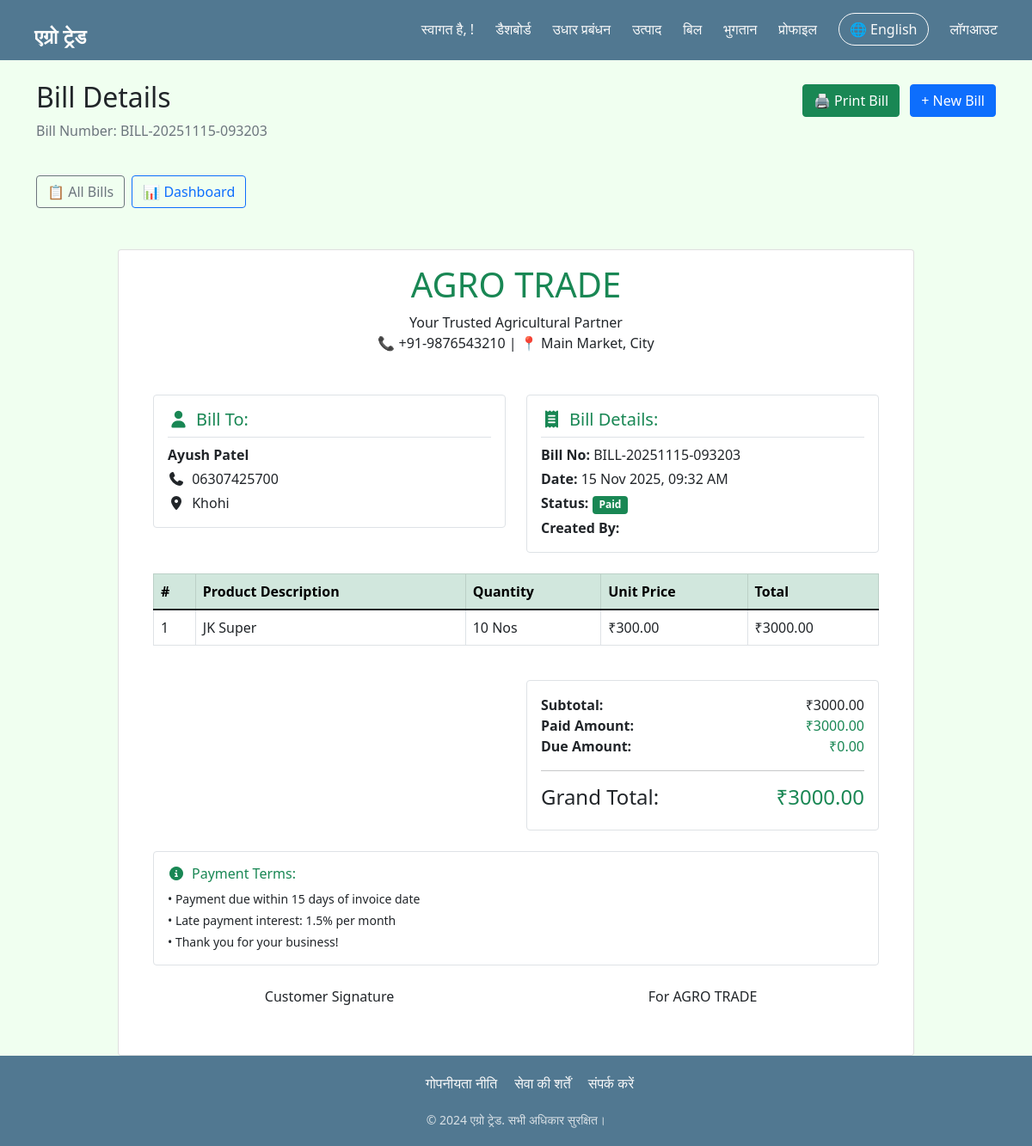
The page /bills/1/ (signed in) on the database as committed earlier.
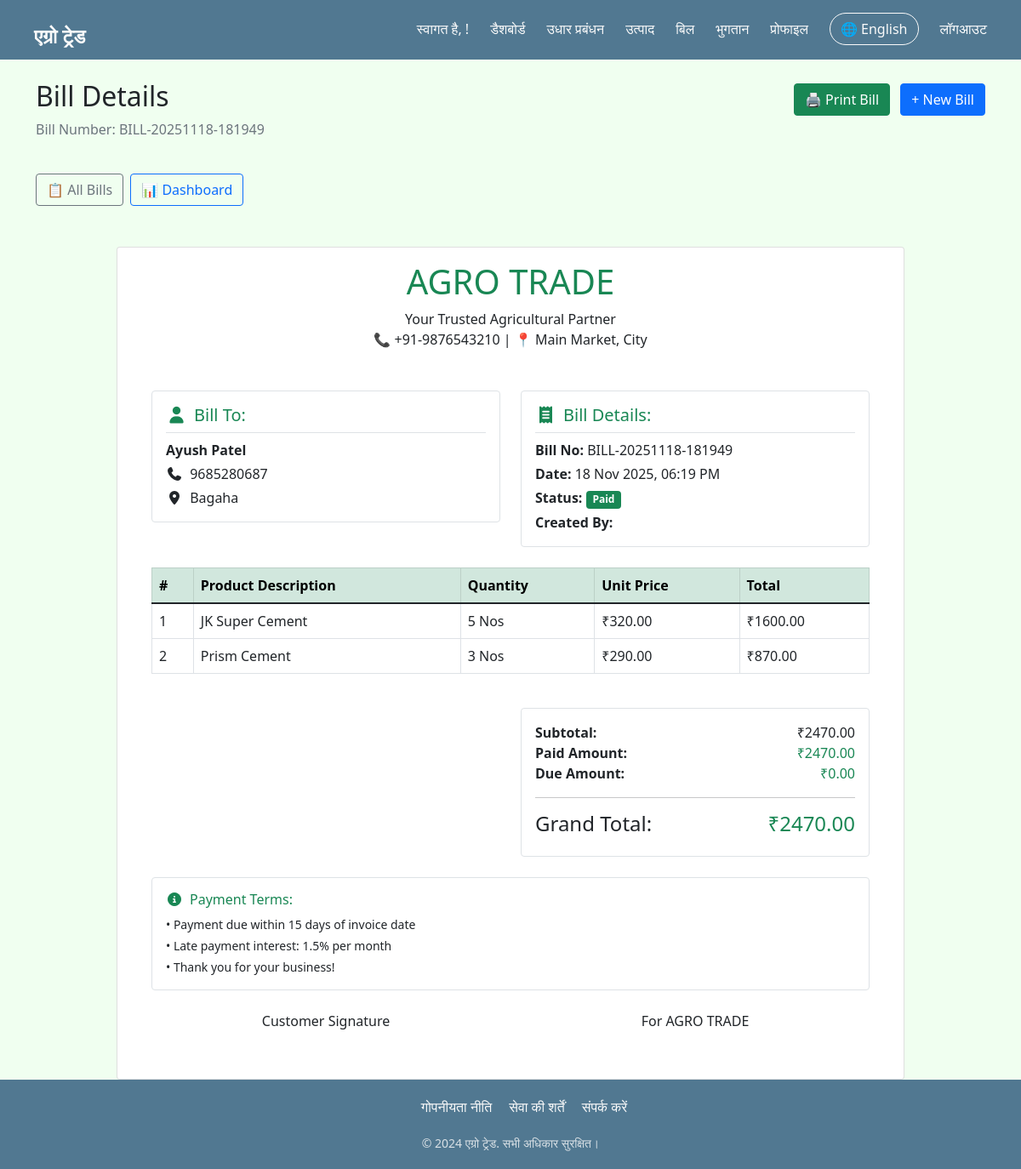
The same page on the database as committed later.
### myApp/models.py (models this page shows, shortened)
class Bill(models.Model):
    bill_number = models.CharField(max_length=20, unique=True)
    customer = models.ForeignKey(Customer, on_delete=models.CASCADE)
    date = models.DateTimeField(default=timezone.now)
    total_amount = models.DecimalField(max_digits=12, decimal_places=2)
    paid_amount = models.DecimalField(max_digits=12, decimal_places=2, default=0)
    remaining_amount = models.DecimalField(max_digits=12, decimal_places=2)
    payment_status = models.CharField(max_length=20, choices=[
        ('paid', 'Paid'),
        ('partial', 'Partial'),
        ('pending', 'Pending')
    ], default='pending')
    created_by = models.ForeignKey(User, on_delete=models.SET_NULL, null=True)

class Customer(models.Model):
    name = models.CharField(max_length=100)
    phone = models.CharField(max_length=15, unique=True)
    address = models.TextField()
    outstanding_balance = models.DecimalField(max_digits=12, decimal_places=2, default=0)
    created_at = models.DateTimeField(auto_now_add=True)
    created_by = models.ForeignKey(User, on_delete=models.SET_NULL, null=True)

class BillItem(models.Model):
    bill = models.ForeignKey(Bill, on_delete=models.CASCADE, related_name='items')
    product = models.ForeignKey(Product, on_delete=models.CASCADE)
    quantity = models.PositiveIntegerField()
    price = models.DecimalField(max_digits=10, decimal_places=2)
    total = models.DecimalField(max_digits=10, decimal_places=2)

class Product(models.Model):
    name = models.CharField(max_length=100)
    category = models.CharField(max_length=50)
    market_price = models.DecimalField(max_digits=10, decimal_places=2)
    current_stock = models.PositiveIntegerField(default=0)
    updated_by = models.ForeignKey(User, on_delete=models.SET_NULL, null=True, blank=True)
    last_updated = models.DateTimeField(auto_now=True)

### myApp/views.py (the view)
# urls.py: path('bills/<int:bill_id>/', views.bill_detail, name='bill_detail'),
@login_required
def bill_detail(request, bill_id):
    bill = get_object_or_404(Bill, id=bill_id)
    return render(request, 'bill_detail2.html', {'bill': bill})

### templates/bill_detail2.html (shortened to what the changed rows need)
{% extends "base.html" %}
{% block content %}
<div class="row no-print">
    <div class="col-12">
        <div class="d-flex justify-content-between align-items-center">
            <h2>Bill Details</h2>
            <div>
            </div>
        </div>
        <p class="text-muted">Bill Number: {{ bill.bill_number }}</p>
    </div>
</div>
<div class="row mt-4">
    <div class="col-md-10 mx-auto">
        <div class="card bill-container">
            <div class="card-body">
                <div class="text-center mb-4 bill-header">
                    <h1 class="text-success">AGRO TRADE</h1>
                </div>
                <div class="p-4">
            <div class="row mb-4">
                <div class="col-md-6">
                    <div class="border p-3 rounded">
                        <h5 class="border-bottom pb-2 text-success"><i class="fas fa-user me-2"></i>Bill To:</h5>
                        <p class="mb-1"><strong>{{ bill.customer.name }}</strong></p>
                        <p class="mb-1"><i class="fas fa-phone me-1"></i> {{ bill.customer.phone }}</p>
                        <p class="mb-0"><i class="fas fa-map-marker-alt me-1"></i> {{ bill.customer.address }}</p>
                    </div>
                </div>
                <div class="col-md-6">
                    <div class="border p-3 rounded mt-3 mt-md-0">
                        <h5 class="border-bottom pb-2 text-success"><i class="fas fa-receipt me-2"></i>Bill Details:</h5>
                        <p class="mb-1"><strong>Bill No:</strong> {{ bill.bill_number }}</p>
                        <p class="mb-1"><strong>Date:</strong> {{ bill.date|date:"d M Y, h:i A" }}</p>
                        <p class="mb-1"><strong>Status:</strong>
                            <span class="badge {% if bill.payment_status == 'paid' %}bg-success{% elif bill.payment_status == 'partial' %}bg-warning{% else %}bg-danger{% endif %}">
                                {{ bill.get_payment_status_display }}
                            </span>
                        </p>
                        <p class="mb-0"><strong>Created By:</strong> {{ bill.created_by.get_full_name }}</p>
                    </div>
                </div>
            </div>
            <div class="table-responsive">
                <table class="table table-bordered">
                    <thead class="table-success">
                        <tr>
                            <th>#</th>
                            <th>Product Description</th>
                            <th>Quantity</th>
                            <th>Unit Price</th>
                            <th>Total</th>
                        </tr>
                    </thead>
                    <tbody>
                        {% for item in bill.items.all %}
                        <tr>
                            <td>{{ forloop.counter }}</td>
                            <td>{{ item.product.name }}</td>
                            <td>{{ item.quantity }} Nos</td>
                            <td>₹{{ item.price }}</td>
                            <td>₹{{ item.total }}</td>
                        </tr>
                        {% endfor %}
                    </tbody>
                </table>
            </div>
            <div class="row mt-4">
                <div class="col-md-6 offset-md-6">
                    <div class="border p-3 rounded">
                        <div class="d-flex justify-content-between">
                            <strong>Subtotal:</strong>
                            <span>₹{{ bill.total_amount }}</span>
                        </div>
                        <div class="d-flex justify-content-between">
                            <strong>Paid Amount:</strong>
                            <span class="text-success">₹{{ bill.paid_amount }}</span>
                        </div>
                        <div class="d-flex justify-content-between">
                            <strong>Due Amount:</strong>
                            <span class="{% if bill.remaining_amount > 0 %}text-danger{% else %}text-success{% endif %}">
                                ₹{{ bill.remaining_amount }}
                            </span>
                        </div>
                        <div class="d-flex justify-content-between">
                            <h4>Grand Total:</h4>
                            <h4 class="text-success">₹{{ bill.total_amount }}</h4>
                        </div>
                    </div>
                </div>
            </div>
        </div>
            </div>
        </div>
    </div>
</div>
{% endblock %}

Rows that differ between the two databases and show on the page:
changed Bill "Paid": bill_number "BILL-20251115-093203" → "BILL-20251118-181949"; customer.phone "06307425700" → "9685280687"; customer.address "Khohi" → "Bagaha"; date "15 Nov 2025, 09:32 AM" → "18 Nov 2025, 06:19 PM"; total_amount "3000.00" → "2470.00"; paid_amount "3000.00" → "2470.00"
changed BillItem: product.name "JK Super" → "JK Super Cement"; quantity "10" → "5"; price "300.00" → "320.00"; total "3000.00" → "1600.00"
now on this page (row edited): BillItem: product.name "Prism Cement", quantity "3", price "290.00", total "870.00"
